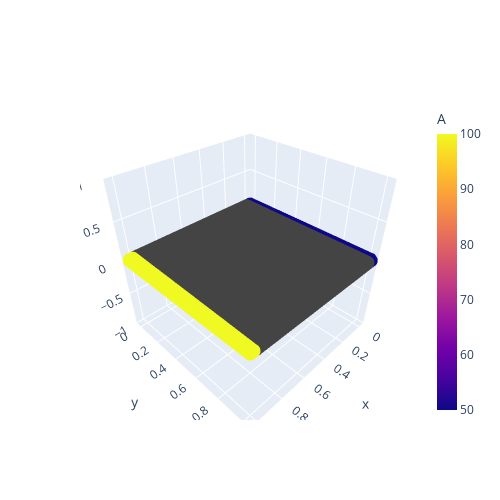

Notebook code cell kept with this figure:
### Code cell
result.plot_species("A", -1, deterministic=True)

### Figure 1 — Plotly figure (JSON) as saved in the notebook; plotly's stock layout.template omitted (floating-point values rounded to 4 significant figures; data arrays with more than 128 entries replaced by an {"elided": "..."} marker saying what was removed)
{"data": [{"marker": {"color": {"elided": "2916 int values"}, "colorbar": {"thickness": 20, "title": {"text": "A"}}, "size": 5}, "mode": "markers", "name": "A", "type": "scatter3d", "x": {"elided": "2916 float values"}, "y": {"elided": "2916 float values"}, "z": {"elided": "2916 int values"}}], "layout": {"height": 500, "scene": {"aspectmode": "data"}, "width": 500}}
